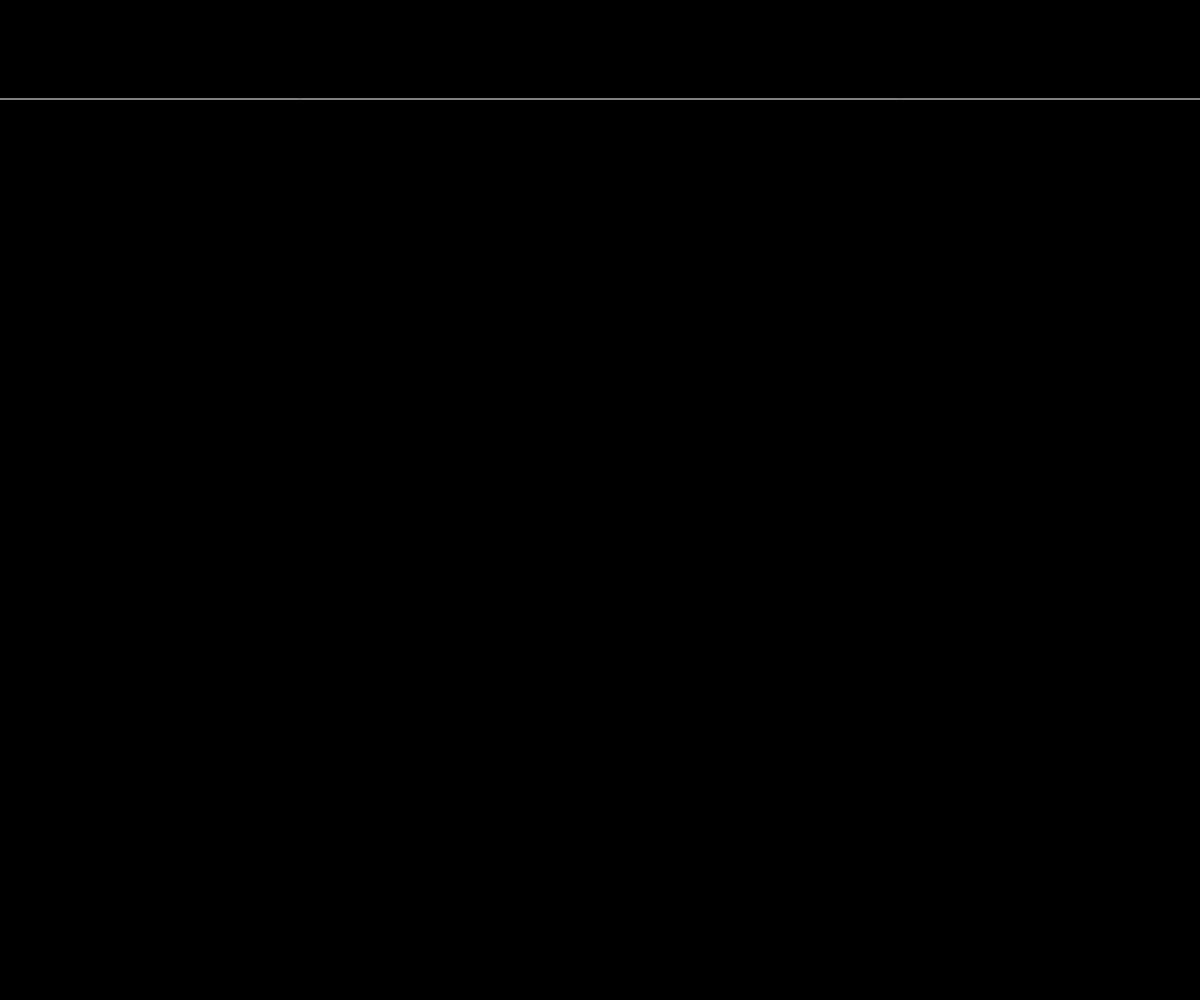
Frame 1 (no input)
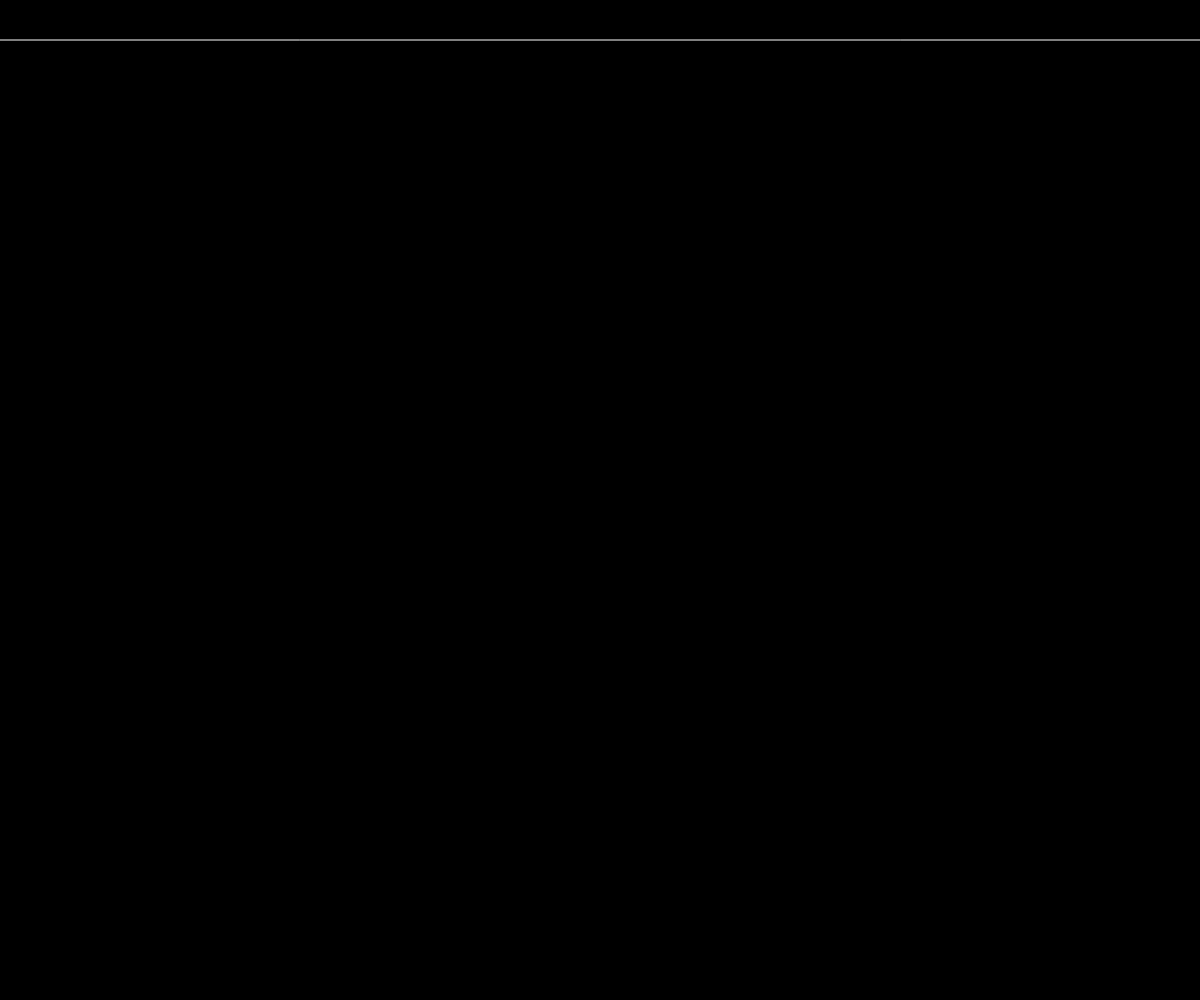
Frame 60 (no input)
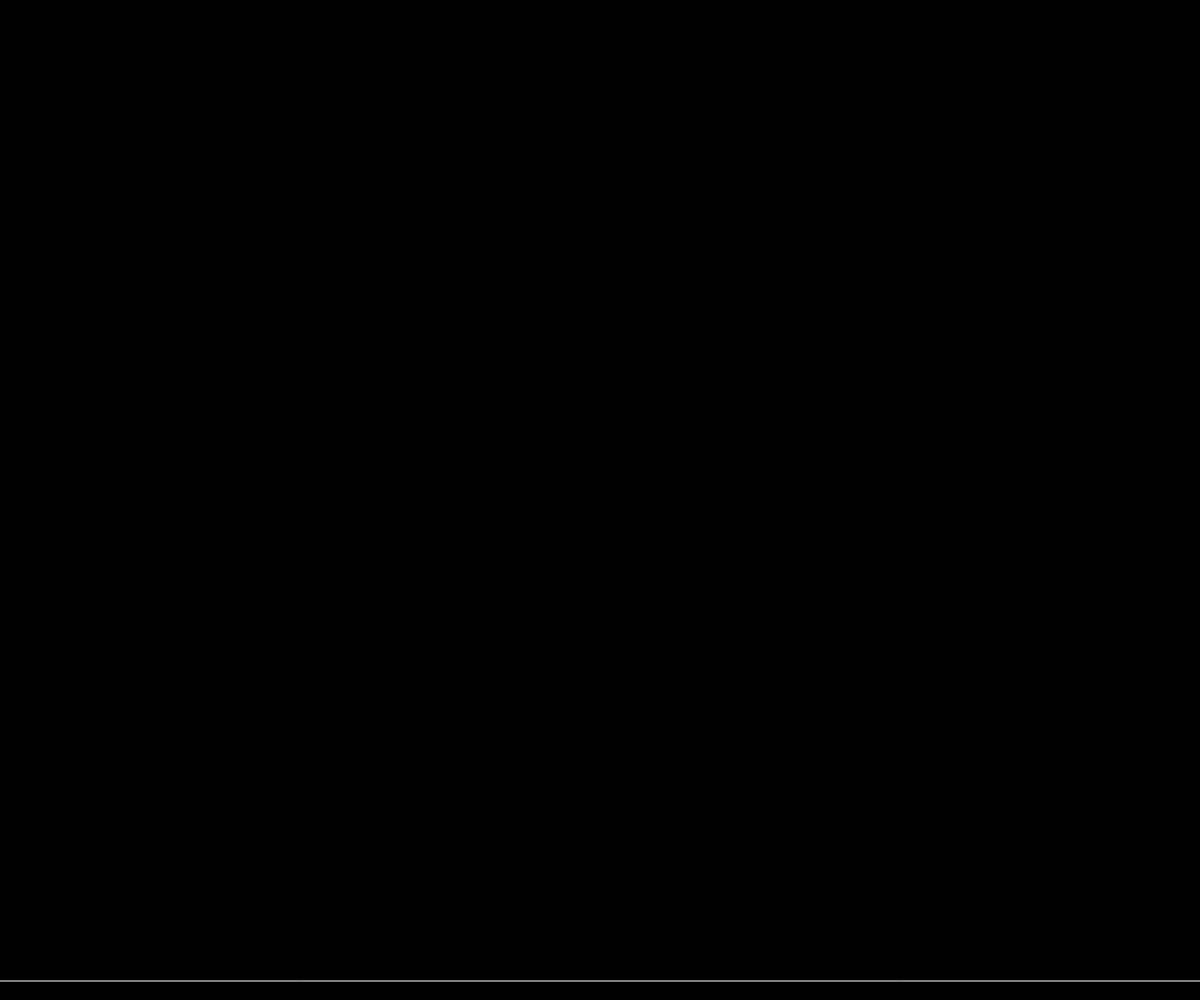
Frame 120 (the mouse pressed at the canvas centre since frame 60)

The p5.js sketch that drew these frames (run headless with seeded random() and noise() and a simulated clock; from frame 60 on, the mouse is pressed at the canvas centre):

// p5.js sketch
// ── sketch.js
let y = 100;

// The statements in the setup() function
// execute once when the program begins
function setup() {
  // createCanvas must be the first statement
  createCanvas(windowWidth, windowHeight);
  stroke(255); // Set line drawing color to white
  frameRate(30);
}
// The statements in draw() are executed until the
// program is stopped. Each statement is executed in
// sequence and after the last line is read, the first
// line is executed again.
function draw() {
  background(0); // Set the background to black
  y = y - 1;
  if (y < 0) {
    y = height;
  }
  line(0, y, width, y);
}
